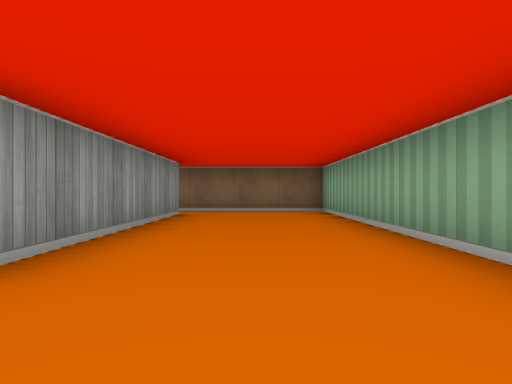
View 1 (above)

12 first-person views from a walk through a cub3D maze. The camera is about half as high as the walls, looks level and sees 75° across. The floor is counted in squares. Each view is taken from the middle of a square. On the plan, view 1 faces up. The plan holds only what a view shows up to about 9 squares ahead; the rest is blank.

View 2
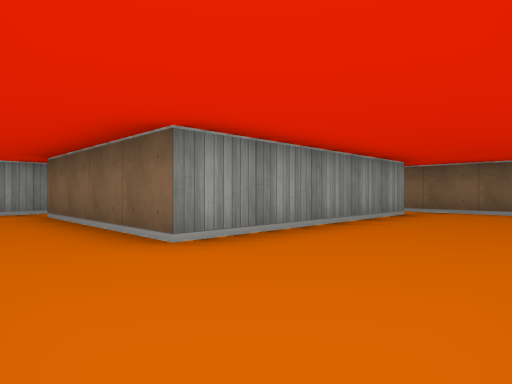

View 3
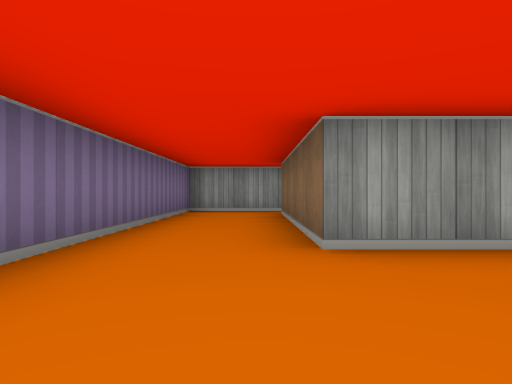

View 4
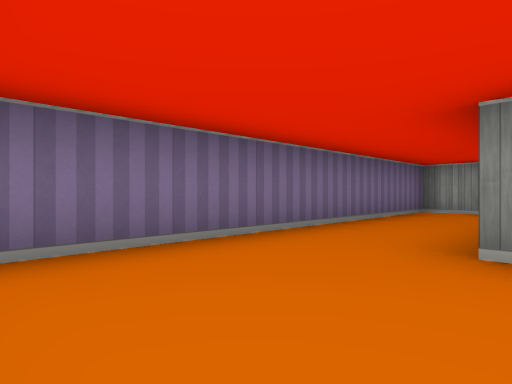

View 5
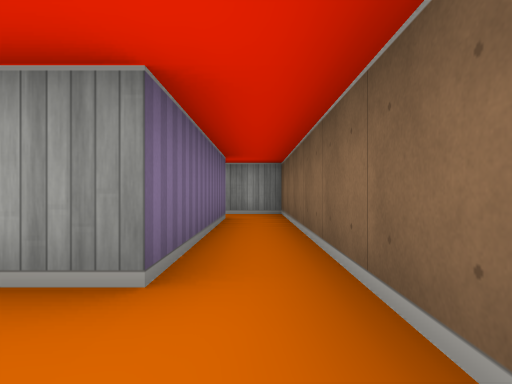

View 6
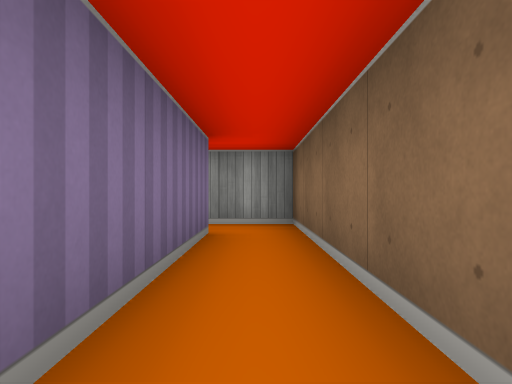

View 7
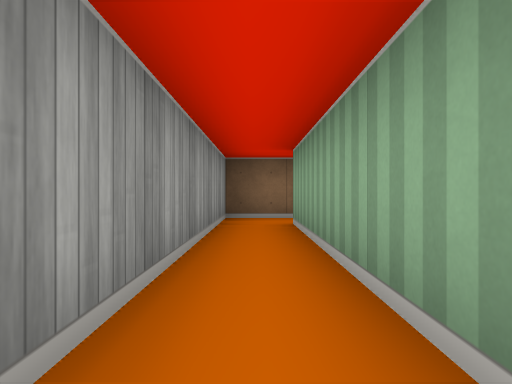

View 8
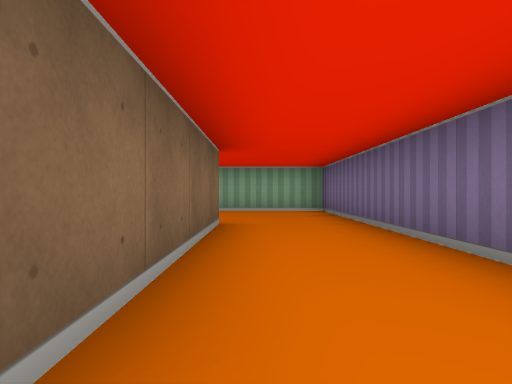

View 9
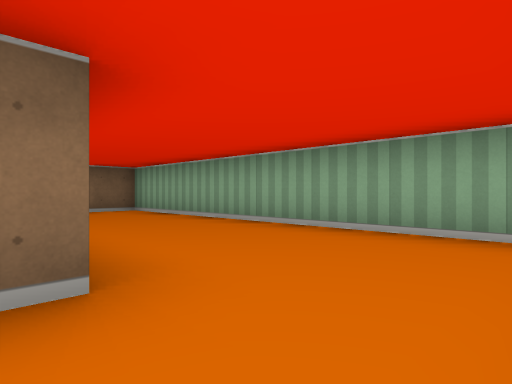

View 10
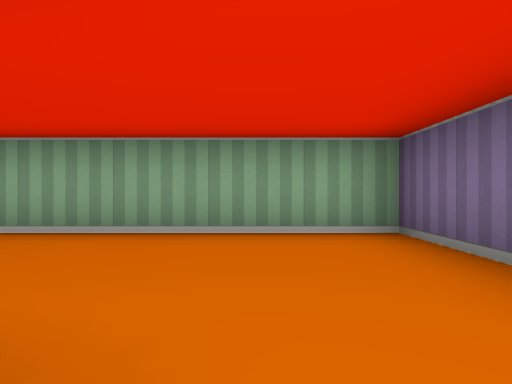

View 11
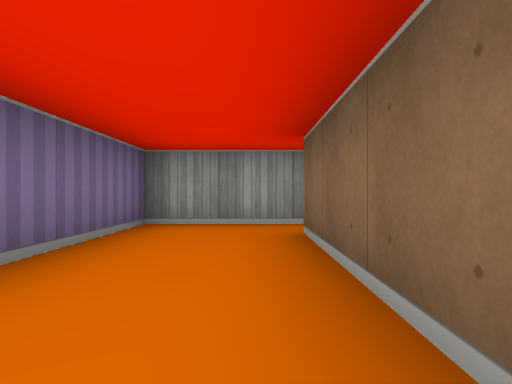

View 12
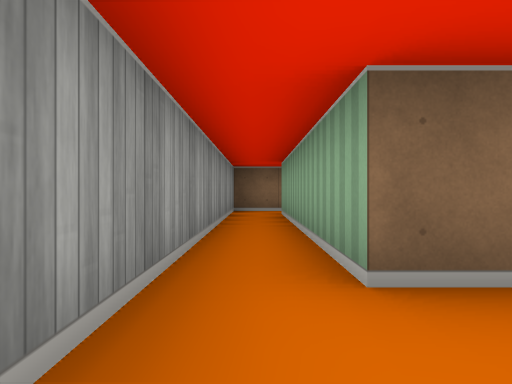

### Floor plan
Ten units are one square. View 1 is at (0, 0); x grows to the right and y downward. Boxes are objects, and circles mark ways between rooms. Rooms are numbered by the first view taken in them; rooms with no view inside come last. Other rooms are left out.
<svg viewBox="-70 -80 90 90">
<path fill="none" stroke="#000" d="M-65 -15 -65 5 15 5 15 -75 -55 -75M-55 -65 -15 -65 -15 -15 -55 -15M-55 -75 -65 -75 -65 -15M-55 -15 -55 -65"/>
<circle cx="-50" cy="-70" r="3" fill="#2a7"/>
<circle cx="-60" cy="-10" r="3" fill="#2a7"/>
<text x="-10" y="-30">1</text>
<text x="-60" y="-50">2</text>
</svg>
Room 1 opens to room 2.

Where each view was taken, in squares from view 1:
view 1: 0 up, 0 right, facing up
view 2: 0 up, 1 right, facing up-left
view 3: 1 up, 1 right, facing left
view 4: 2 up, 1 right, facing down-left
view 5: 7 up, 0 right, facing left
view 6: 7 up, 2 left, facing left
view 7: 2 up, 6 left, facing up
view 8: 1 up, 6 left, facing right
view 9: 0 up, 2 left, facing up-right
view 10: 1 up, 2 left, facing right
view 11: 1 up, 2 left, facing left
view 12: 0 up, 6 left, facing up
